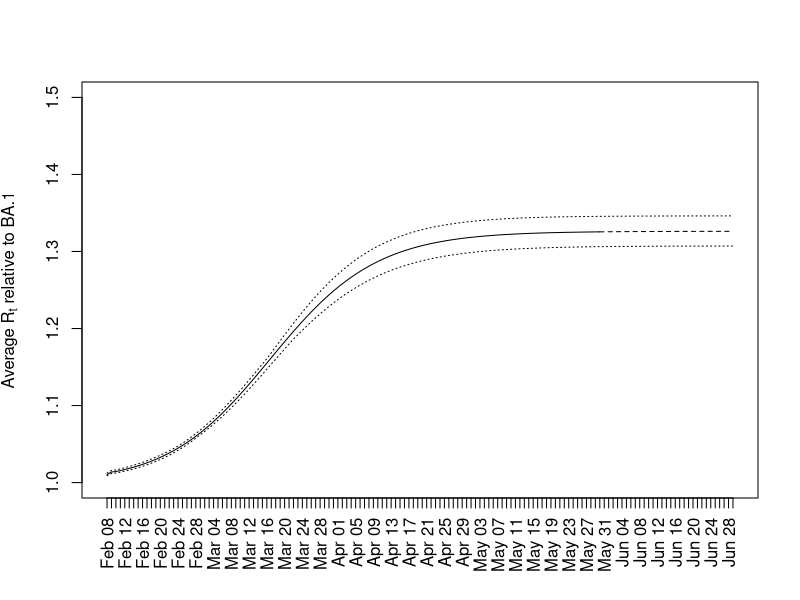

This figure's R source:
library(dplyr);

df_count <- read.csv("Tokyo_BA1_BA2.csv");
df_count$date_from <- as.Date(df_count$date_from);
df_count$date_till <- as.Date(df_count$date_till);

df_frequency <- read.csv("frequencies.csv");
df_frequency$date <- as.Date(df_frequency$date);

t_end <- max(df_count$date_till);

dates <- df_frequency$date;

pdf("average_k.pdf", width=5, height=5);

dates_est <- dates<=t_end;
dates_prd <- dates>=t_end;

plot(dates, rep(0,length(dates)), xlab="", xaxt="n", type="n", ylab=expression("Average " * R[t] * " relative to BA.1"), ylim=c(1.0,1.5));
axis(side=1,at=dates,labels=format(dates,"%h %d"),tick=T,las=2);

lines(dates[dates_est], df_frequency$average_k[dates_est], lty=1, lwd=1, col="black");
lines(dates[dates_prd], df_frequency$average_k[dates_prd], lty=2, lwd=1, col="black");

lines(dates,df_frequency$average_k_lb, lty=3, lwd=1, col="black");
lines(dates,df_frequency$average_k_ub, lty=3, lwd=1, col="black");

dev.off();



